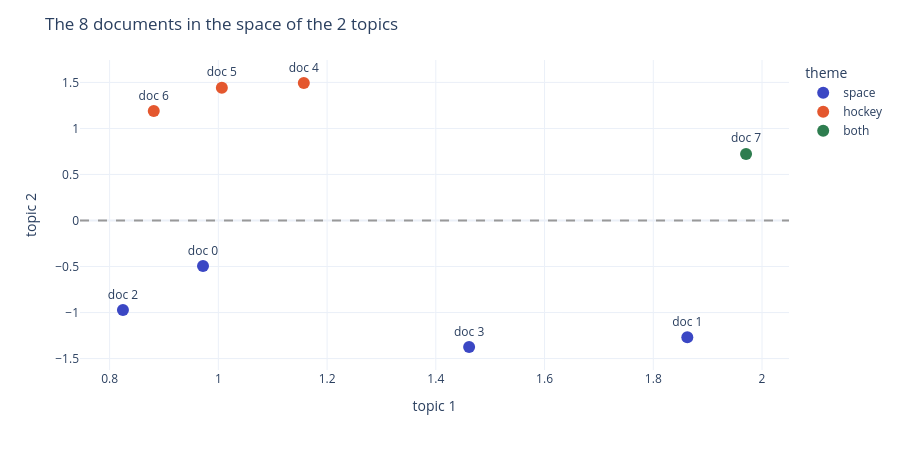

Write notebook code for a chart like this one.
### Markdown cell above
#### See it with data 🔬: the documents in the topic space

`fit_transform` gave each document two coordinates. Let's plot them.

### Code cell
coords = pd.DataFrame(doc_topics, columns=["topic 1", "topic 2"], index=names)
coords["theme"] = ["space"] * 4 + ["hockey"] * 3 + ["both"]
fig = px.scatter(coords, x="topic 1", y="topic 2", color="theme", text=coords.index, hover_data={"theme": True})
fig.update_traces(marker_size=12, textposition="top center")
fig.add_hline(y=0, line_color="#999999", line_dash="dash")
fig.update_layout(title="The 8 documents in the space of the 2 topics", height=450)
fig.show()
coords.round(2)

### Figure 1 — Plotly figure (JSON) as saved in the notebook; plotly's stock layout.template omitted (floating-point values rounded to 4 significant figures)
{"data": [{"customdata": [["space"], ["space"], ["space"], ["space"]], "hovertemplate": "theme=%{customdata[0]}<br>topic 1=%{x}<br>topic 2=%{y}<br>index=%{text}<extra></extra>", "legendgroup": "space", "marker": {"color": "#3B47C4", "size": 12, "symbol": "circle"}, "mode": "markers+text", "name": "space", "orientation": "v", "showlegend": true, "text": ["doc 0", "doc 1", "doc 2", "doc 3"], "textposition": "top center", "type": "scatter", "x": [0.9718, 1.863, 0.8245, 1.461], "xaxis": "x", "y": [-0.4952, -1.268, -0.9732, -1.375], "yaxis": "y"}, {"customdata": [["hockey"], ["hockey"], ["hockey"]], "hovertemplate": "theme=%{customdata[0]}<br>topic 1=%{x}<br>topic 2=%{y}<br>index=%{text}<extra></extra>", "legendgroup": "hockey", "marker": {"color": "#E4572E", "size": 12, "symbol": "circle"}, "mode": "markers+text", "name": "hockey", "orientation": "v", "showlegend": true, "text": ["doc 4", "doc 5", "doc 6"], "textposition": "top center", "type": "scatter", "x": [1.157, 1.006, 0.8812], "xaxis": "x", "y": [1.494, 1.441, 1.19], "yaxis": "y"}, {"customdata": [["both"]], "hovertemplate": "theme=%{customdata[0]}<br>topic 1=%{x}<br>topic 2=%{y}<br>index=%{text}<extra></extra>", "legendgroup": "both", "marker": {"color": "#2E7D4F", "size": 12, "symbol": "circle"}, "mode": "markers+text", "name": "both", "orientation": "v", "showlegend": true, "text": ["doc 7"], "textposition": "top center", "type": "scatter", "x": [1.971], "xaxis": "x", "y": [0.7238], "yaxis": "y"}], "layout": {"height": 450, "legend": {"title": {"text": "theme"}, "tracegroupgap": 0}, "margin": {"t": 60}, "shapes": [{"line": {"color": "#999999", "dash": "dash"}, "type": "line", "x0": 0, "x1": 1, "xref": "x domain", "y0": 0, "y1": 0, "yref": "y"}], "title": {"text": "The 8 documents in the space of the 2 topics"}, "xaxis": {"anchor": "y", "domain": [0.0, 1.0], "title": {"text": "topic 1"}}, "yaxis": {"anchor": "x", "domain": [0.0, 1.0], "title": {"text": "topic 2"}}}}
